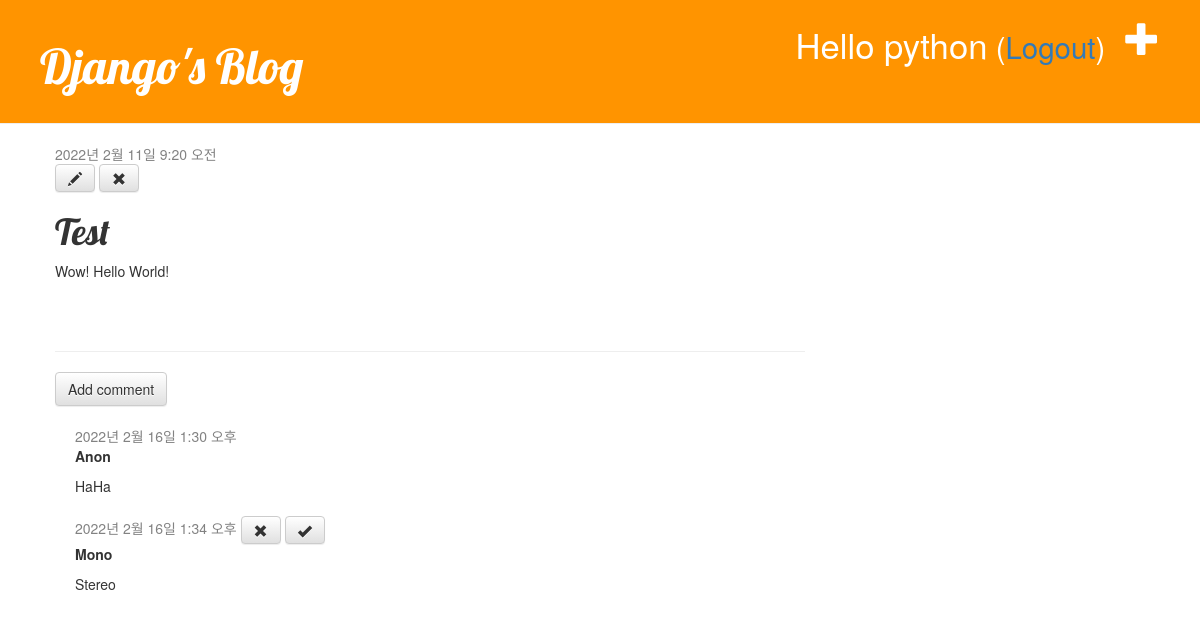
Page /blog/post/2/ (signed in) on the committed database.
### blog/models.py (models this page shows, shortened)
class Post(models.Model):
    author = models.ForeignKey('auth.User', on_delete=models.CASCADE)
    title = models.CharField(max_length=200, validators=[min_length_2_validator])
    text = models.TextField()
    created_date = models.DateTimeField(default=timezone.now)
    published_date = models.DateTimeField(blank=True, null=True)

class Comment(models.Model):
    post = models.ForeignKey('blog.Post', on_delete=models.CASCADE,
                             related_name='comments')
    author = models.CharField(max_length=200)
    text = models.TextField()
    created_date = models.DateTimeField(default=timezone.now)
    approved_comment = models.BooleanField(default=False)

### blog/views.py (the view)
# urls.py: path('post/<int:pk>/', views.post_detail, name='post_detail'),
def post_detail(request, pk):
    post = get_object_or_404(Post, pk=pk)
    return render(request, 'blog/post_detail.html', {'post': post})

### blog/templates/Blog/post_detail.html (shortened to what this page needs)
{% extends 'blog/base.html' %}
{% block content %}
<div class="post">
    <div class="date">
        {{ post.published_date }}
    </div>
    {% if user.is_authenticated %}
    <a class="btn btn-default" href="{% url 'post_edit' pk=post.pk %}">
    <span class="glyphicon glyphicon-pencil"></span></a>
    <a class="btn btn-default" href="#" onclick="post_remove()">
    <span class="glyphicon glyphicon-remove"></span></a>
    {% endif %}
    <h1>{{ post.title }}</h1>
    <p>{{ post.text | linebreaksbr }}</p>
</div>
<hr>
<a class="btn btn-default" href="{% url 'add_comment_to_post' pk=post.pk %}">
    Add comment</a>
{% for comment in post.comments.all %}
    {% if user.is_authenticated or comment.approved_comment %}
        <div class="comment">
            <div class="date">
                {{ comment.created_date }}
                {% if not comment.approved_comment %}
                    <a class="btn btn-default" href="{% url 'comment_remove' pk=comment.pk %}">
                    <span class="glyphicon glyphicon-remove"></span></a>
                    <a class="btn btn-default" href="{% url 'comment_approve' pk=comment.pk %}">
                    <span class="glyphicon glyphicon-ok"></span></a>
                {% endif %}
            </div>
            <strong>{{ comment.author }}</strong>
            <p>{{ comment.text | linebreaks }}</p>
        </div>
    {% endif %}
{% empty %}
    <p>No comments here yet :(</p>
{% endfor %}
{% endblock %}

### blog/templates/Blog/base.html (shortened to what this page needs)
{% load static %}
<html>
<head>
    <link href="https://maxcdn.bootstrapcdn.com/bootstrap/3.3.2/css/bootstrap.min.css"
          rel="stylesheet">
    <link href="https://maxcdn.bootstrapcdn.com/bootstrap/3.3.2/css/bootstrap-theme.min.css"
          rel="stylesheet">
    <link href="{% static 'css/blog.css' %}?after" rel="stylesheet">
</head>
<body>
<div class="page-header">
    {% if user.is_authenticated %}
        <a href="{% url 'post_new' %}" class="top-menu">
        <span class="glyphicon glyphicon-plus"></span></a>
        <p class="top-menu">Hello {{ user.username }}<small>
            (<a href="{% url 'logout' %}?next={{request.path}}">Logout</a>)</small></p>
    {% else %}
        <a href="{% url 'login' %}" class="top-menu">
        <span class="glyphicon glyphicon-lock"></span></a>
    {% endif %}
    <h1><a href="{% url 'post_list_home' %}">Django's Blog</a></h1>
</div>
<div class="content container">
    <div class="row">
        <div class="col-md-8">
            {% block content %}
            {% endblock %}
        </div>
    </div>
</div>
</body>
</html>

### blog/static/css/blog.css (style rules this page uses)
.page-header { background-color: #ff9400; margin-top: 0; padding: 20px 20px 20px 40px; }
.page-header h1, .page-header h1 a, .page-header h1 a:visited, .page-header h1 a:active { color: #ffffff; font-size: 36pt; text-decoration: none; }
.content { margin-left: 40px; }
h1, h2, h3, h4 { font-family: 'Lobster', cursive; }
.date { color: #828282; }
.top-menu, .top-menu:hover, .top-menu:visited { color: #ffffff; float: right; font-size: 26pt; margin-right: 20px; }
.post { margin-bottom: 70px; }
.comment { margin: 20px 0px 20px 20px; }

### rows in the picture
Post: published_date "2022년 2월 11일 9:20 오전", title "Test", text "Wow! Hello World!"
Comment: created_date "2022년 2월 16일 1:30 오후", author "Anon", text "HaHa"
Comment: created_date "2022년 2월 16일 1:34 오후", approved_comment False (drawn), author "Mono", text "Stereo"

### other values in the picture
{{ user.username }} "python"
